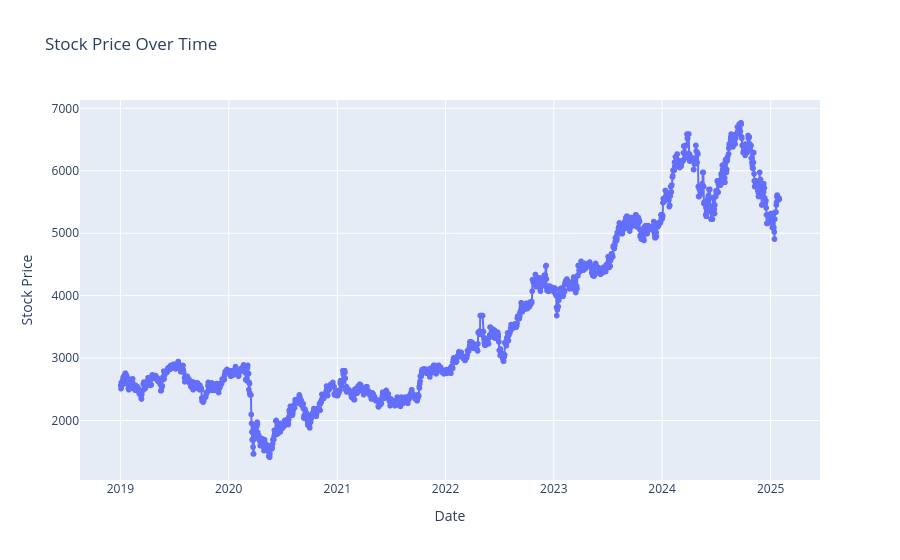

Write notebook code for a chart like this one.
### Code cell
import plotly.express as px

# Buat line chart interaktif
fig = px.line(df, x='Date', y='Stock Price', title='Stock Price Over Time', markers=True)
fig.show()

### Figure 1 — Plotly figure (JSON) as saved in the notebook; plotly's stock layout.template omitted (floating-point values rounded to 4 significant figures; data arrays with more than 128 entries replaced by an {"elided": "..."} marker saying what was removed)
{"data": [{"hovertemplate": "Date=%{x}<br>Stock Price=%{y}<extra></extra>", "legendgroup": "", "line": {"color": "#636efa", "dash": "solid"}, "marker": {"symbol": "circle"}, "mode": "markers+lines", "name": "", "showlegend": false, "type": "scattergl", "x": {"elided": "1873 str values"}, "xaxis": "x", "y": {"elided": "1873 float values"}, "yaxis": "y"}], "layout": {"legend": {"tracegroupgap": 0}, "title": {"text": "Stock Price Over Time"}, "xaxis": {"anchor": "y", "domain": [0, 1], "title": {"text": "Date"}}, "yaxis": {"anchor": "x", "domain": [0, 1], "title": {"text": "Stock Price"}}}}
